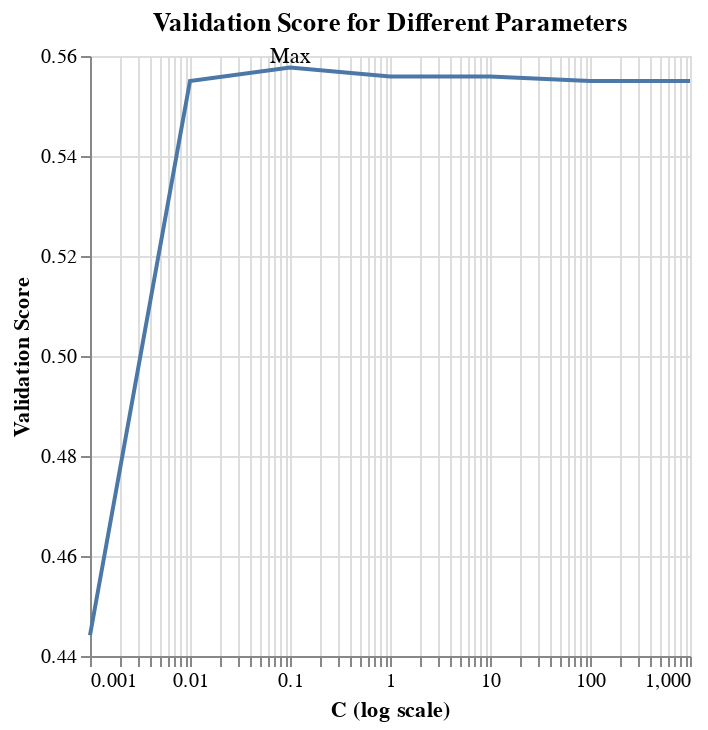

The notebook cell this image was saved under:
### Code cell
plot = alt.Chart(lsvc_df, title="Validation Score for Different Parameters for Linear SVM").mark_line().encode(
    x=alt.X('param_svc__C', title='C (log scale)', scale=alt.Scale(type='log')),
    y=alt.Y('mean_test_score', title='Validation Score').scale(zero=False))

plot + alt.Chart(lsvc_df.head(1)).mark_text(dy=-5).encode(
    x='param_svc__C',
    y="mean_test_score",
    text=alt.value('Max'))

### Figure 1 — Vega-Lite specification as saved in the notebook (floating-point values rounded to 4 significant figures)
{"config": {"view": {"continuousWidth": 300, "continuousHeight": 300}}, "layer": [{"data": {"name": "data-bc11503d141abee573df58d50bd43619"}, "mark": {"type": "line"}, "encoding": {"x": {"field": "param_svc__C", "scale": {"type": "log"}, "title": "C (log scale)", "type": "quantitative"}, "y": {"field": "mean_test_score", "scale": {"zero": false}, "title": "Validation Score", "type": "quantitative"}}, "title": "Validation Score for Different Parameters"}, {"data": {"name": "data-ed816c26eb7ccecf3a768f519e427dea"}, "mark": {"type": "text", "dy": -5}, "encoding": {"text": {"value": "Max"}, "x": {"field": "param_svc__C", "type": "quantitative"}, "y": {"field": "mean_test_score", "type": "quantitative"}}}], "$schema": "https://vega.github.io/schema/vega-lite/v5.15.1.json", "datasets": {"data-bc11503d141abee573df58d50bd43619": [{"mean_test_score": 0.5577, "mean_train_score": 0.5688, "param_svc__C": 0.1, "mean_fit_time": 0.03548}, {"mean_test_score": 0.5559, "mean_train_score": 0.5744, "param_svc__C": 1.0, "mean_fit_time": 0.04863}, {"mean_test_score": 0.5559, "mean_train_score": 0.5762, "param_svc__C": 10.0, "mean_fit_time": 0.1163}, {"mean_test_score": 0.555, "mean_train_score": 0.5601, "param_svc__C": 0.01, "mean_fit_time": 0.0317}, {"mean_test_score": 0.555, "mean_train_score": 0.5753, "param_svc__C": 100.0, "mean_fit_time": 0.4628}, {"mean_test_score": 0.555, "mean_train_score": 0.5755, "param_svc__C": 1000.0, "mean_fit_time": 63.37}, {"mean_test_score": 0.4441, "mean_train_score": 0.4453, "param_svc__C": 0.001, "mean_fit_time": 0.02867}], "data-ed816c26eb7ccecf3a768f519e427dea": [{"mean_test_score": 0.5577, "mean_train_score": 0.5688, "param_svc__C": 0.1, "mean_fit_time": 0.03548}]}}
